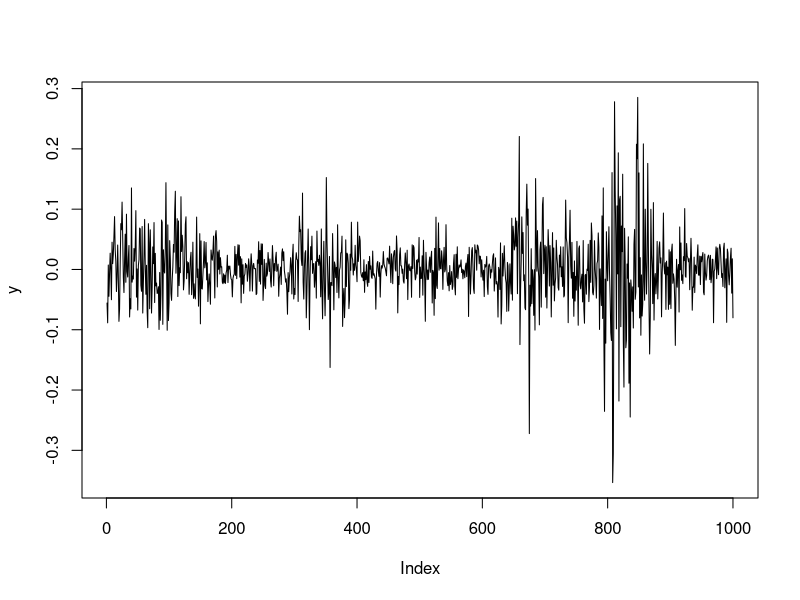

Write the R code that produced this figure.
m <- 30 #50 100 200
gmax <- 4
phi <- 0.98
sigma <- 0.2
beta <- 0.05 
P1 <- (sigma^2)/(1-phi^2)

T <- 1000
h <- rep(NaN,1000)

h[1] <- sqrt(P1)*rnorm(1)
for (t in c(2:T)){
  h[t] = phi*h[t-1] + sigma*rnorm(1)
}
y <- beta*exp(h/2)*rnorm(T)
plot(y,type='l')

loglikelihood.SV0<-function(y,phi,sigma,beta,m,gmax){	
  K <- m+1	
  b <- seq(- gmax,gmax,length=K) #endpoints
  bs <- (b[-1]+b[-K])*0.5 # midpoints
  sey <- beta*exp(bs/2) # st.dev. of y in each midpoint
  Gamma <- matrix(0,m,m)	
  for (i in 1:m) Gamma[i,] <- diff(pnorm(b,phi*bs[i],sigma)) #time constant tpm 
  Gamma <- Gamma/apply(Gamma,1,sum)	 #scale the rows of Gamma to sum up to 1
  foo <- solve(t(diag(m)-Gamma+1),rep(1,m)) # compute delta=delta*Gamma, the stationary distribution of the MC 
  llk <- 0	
  for (t in 1:length(y)){	
    # P <- dnorm(y[t],0,sey)
    foo <- foo%*%Gamma*dnorm(y[t],0,sey)	
    sumfoo <- sum(foo)
    llk <- llk+log(sumfoo)	
    foo <- foo/sumfoo
    }	
  return(llk)
}
